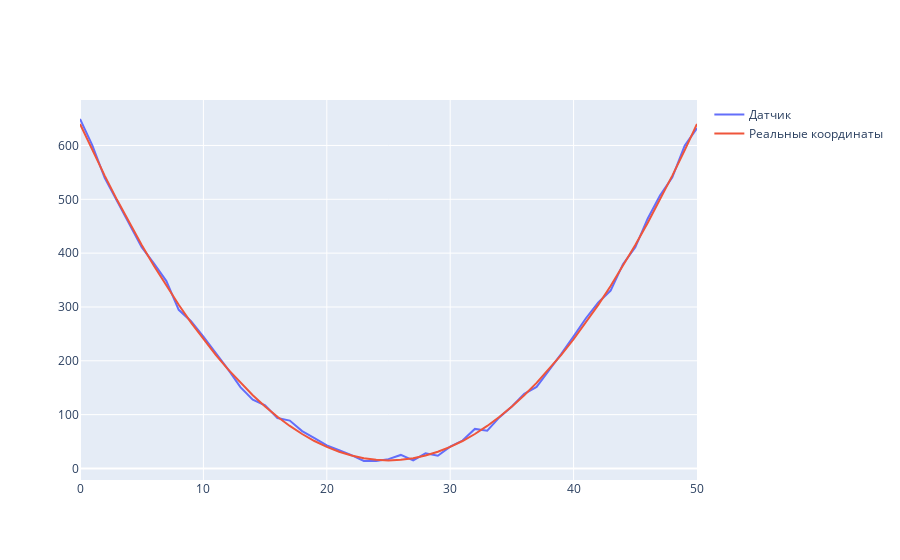

Notebook code for this chart:
### Code cell
par=go.Figure()
par.add_trace(go.Scatter(x= list(range(0, sz)), y=z_par, name="Датчик"))
ideal_par=[]
for i in range(sz):
    ideal_par.append((i-25)*(i-25)+15)
par.add_trace(go.Scatter(x= list(range(0, sz)), y=ideal_par, name="Реальные координаты"))
par.show()

### Figure 1 — Plotly figure (JSON) as saved in the notebook; plotly's stock layout.template omitted (floating-point values rounded to 4 significant figures)
{"data": [{"name": "Датчик", "type": "scatter", "x": [0, 1, 2, 3, 4, 5, 6, 7, 8, 9, 10, 11, 12, 13, 14, 15, 16, 17, 18, 19, 20, 21, 22, 23, 24, 25, 26, 27, 28, 29, 30, 31, 32, 33, 34, 35, 36, 37, 38, 39, 40, 41, 42, 43, 44, 45, 46, 47, 48, 49, 50], "y": [649.2, 600.1, 539.8, 496.0, 453.3, 411.1, 380.4, 348.1, 294.7, 273.4, 245.1, 215.1, 184.0, 151.2, 127.9, 117.3, 93.57, 88.97, 69.48, 56.53, 42.88, 33.89, 24.76, 13.85, 13.88, 17.33, 25.1, 14.95, 28.22, 23.52, 40.36, 51.88, 73.43, 70.14, 95.31, 115.2, 138.6, 151.5, 181.8, 213.0, 245.5, 279.1, 308.4, 330.4, 379.5, 410.7, 464.0, 506.9, 540.8, 599.6, 632.2]}, {"name": "Реальные координаты", "type": "scatter", "x": [0, 1, 2, 3, 4, 5, 6, 7, 8, 9, 10, 11, 12, 13, 14, 15, 16, 17, 18, 19, 20, 21, 22, 23, 24, 25, 26, 27, 28, 29, 30, 31, 32, 33, 34, 35, 36, 37, 38, 39, 40, 41, 42, 43, 44, 45, 46, 47, 48, 49, 50], "y": [640, 591, 544, 499, 456, 415, 376, 339, 304, 271, 240, 211, 184, 159, 136, 115, 96, 79, 64, 51, 40, 31, 24, 19, 16, 15, 16, 19, 24, 31, 40, 51, 64, 79, 96, 115, 136, 159, 184, 211, 240, 271, 304, 339, 376, 415, 456, 499, 544, 591, 640]}], "layout": {}}
